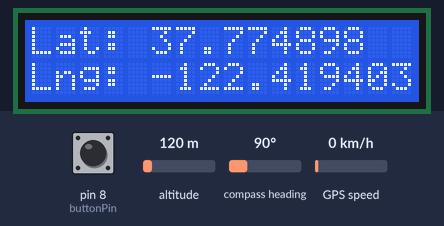
Bench run of a sketch on a simulated Arduino Uno, built with avr-gcc and run on an emulated ATmega328P. Parts: 16×2 character LCD. Inputs (shaded band) come from the test bench; at power-on: pin 8 (buttonPin) HIGH, altitude 120 m, compass heading 90°, GPS speed 0 km/h. The GPS gets a fix after 3 s at 37.7749, -122.4194 with 8 satellites.

Above: at 3.2 s.
3.3 s: pin 8 (buttonPin) pulled LOW for 0.15 s
At 4.6 s:
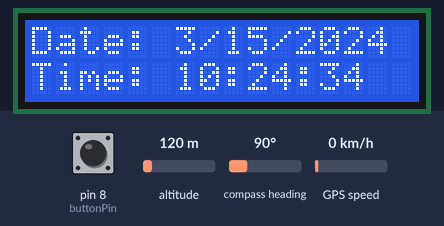
7.5 s: pin 8 (buttonPin) pulled LOW for 1 s
At 7.9 s:
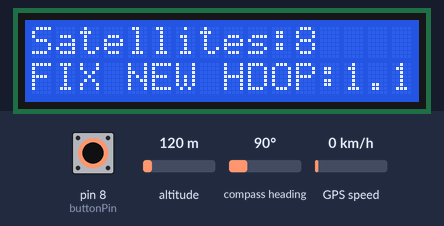
10.0 s: pin 8 (buttonPin) pulled LOW for 3.2 s
At 11.1 s:
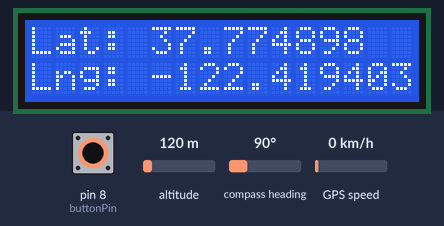
14.7 s: pin 8 (buttonPin) pulsed LOW 2 times (0.12 s each, 0.3 s apart)
At 14.88 s:
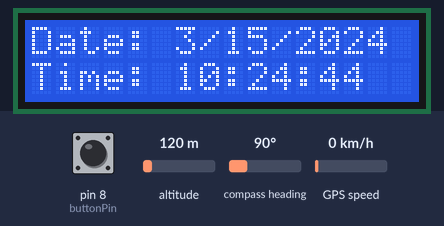
Timing chart, 0 to 17.7 s (numbered marks = the images above; inputs shaded):
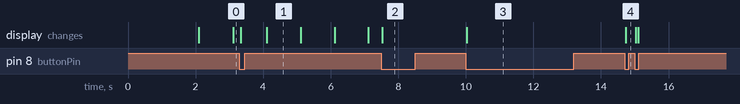

The sketch:

gps_with_liquid_crystal.ino
```cpp
#include <LiquidCrystal.h>
#include <TinyGPSPlus.h>
#include <SoftwareSerial.h>
#include <Bounce2.h>

// LCD pins: RS, EN, D4, D5, D6, D7
LiquidCrystal lcd(12, 11, 7, 6, 5, 4);

// GPS
const int RXPin = 2, TXPin = 3, GPSBaud = 9600;
TinyGPSPlus gps;
SoftwareSerial gpsSerial(RXPin, TXPin);

// Button
const int buttonPin = 8;
Bounce debouncer = Bounce();
int displayMode = 0;  // 0=Location, 1=Date/Time, 2=Satellites

// Timing
unsigned long lastDisplayUpdate = 0;
const unsigned long displayInterval = 1000;  // Update every 1 second

void setup() {
  Serial.begin(9600);
  gpsSerial.begin(GPSBaud);

  pinMode(buttonPin, INPUT_PULLUP);
  debouncer.attach(buttonPin);
  debouncer.interval(25);

  lcd.begin(16, 2);
  lcd.clear();
  lcd.print("GPS Starting...");
  delay(2000);
}

void loop() {
  // --- Feed GPS data as fast as possible ---
  while (gpsSerial.available() > 0) {
    gps.encode(gpsSerial.read());
  }

  // --- Handle button press (change mode) ---
  debouncer.update();
  if (debouncer.fell()) {  // Button pressed (falling edge)
    displayMode = (displayMode + 1) % 3;  // Cycle 0 → 1 → 2 → 0
    updateDisplay();  // Immediate update on mode change
  }

  // --- Update display periodically ---
  unsigned long now = millis();
  if (now - lastDisplayUpdate >= displayInterval) {
    lastDisplayUpdate = now;
    updateDisplay();
  }
}

void updateDisplay() {
  switch (displayMode) {
    case 0: displayLocation(); break;
    case 1: displayDateTime(); break;
    case 2: displaySatellites(); break;
  }
}

void displayLocation() {
  lcd.clear();
  if (gps.location.isValid()) {
    lcd.setCursor(0, 0);
    lcd.print("Lat: ");
    lcd.print(gps.location.lat(), 6);

    lcd.setCursor(0, 1);
    lcd.print("Lng: ");
    lcd.print(gps.location.lng(), 6);
  } else {
    showSearching();
  }
}

void displayDateTime() {
  lcd.clear();

  if (gps.date.isValid() && gps.time.isValid()) {
    // Adjust to your local timezone (example: UTC+1 for Central Europe)
    int hour = gps.time.hour();
    // hour = (hour + 1) % 24;  // Uncomment and adjust for your timezone

    lcd.setCursor(0, 0);
    lcd.print("Date: ");
    lcd.print(gps.date.month());
    lcd.print("/");
    lcd.print(gps.date.day());
    lcd.print("/");
    lcd.print(gps.date.year());

    lcd.setCursor(0, 1);
    lcd.print("Time: ");
    if (hour < 10) lcd.print("0");
    lcd.print(hour);
    lcd.print(":");
    if (gps.time.minute() < 10) lcd.print("0");
    lcd.print(gps.time.minute());
    lcd.print(":");
    if (gps.time.second() < 10) lcd.print("0");
    lcd.print(gps.time.second());
  } else {
    showSearching();
  }
}

void displaySatellites() {
  lcd.clear();
  lcd.setCursor(0, 0);
  lcd.print("Satellites:");
  lcd.print(gps.satellites.value());

  lcd.setCursor(0, 1);
  if (gps.location.isValid()) {
    lcd.print("FIX ");
    if (gps.location.isUpdated()) lcd.print("NEW");
    else lcd.print("OLD");
  } else {
    lcd.print("NO FIX");
  }

  // Optional: show HDOP (accuracy)
  if (gps.hdop.isValid()) {
    lcd.setCursor(8, 1);
    lcd.print("HDOP:");
    lcd.print(gps.hdop.hdop(), 1);
  }
}

void showSearching() {
  static int dotCount = 0;
  static unsigned long lastDotUpdate = 0;

  lcd.clear();
  lcd.setCursor(0, 0);
  lcd.print("Searching GPS");

  // Animated dots
  if (millis() - lastDotUpdate > 500) {
    lastDotUpdate = millis();
    dotCount = (dotCount + 1) % 4;
  }
  for (int i = 0; i < dotCount; i++) {
    lcd.print(".");
  }

  lcd.setCursor(0, 1);
  lcd.print("Sats: ");
  lcd.print(gps.satellites.value());
}
```

Measured:
- after the input at 3.3 s, the display: first changes at once (image 1 shows a later state)
- after the input at 7.5 s, the display: changes at once (image 2)
- after the input at 10.0 s, the display: changes at once (image 3)
- after the input at 14.7 s, the display: changes at once (image 4)
- what the display in image 1 shows lasts 1.0 s, from 4.1 s to 5.1 s
